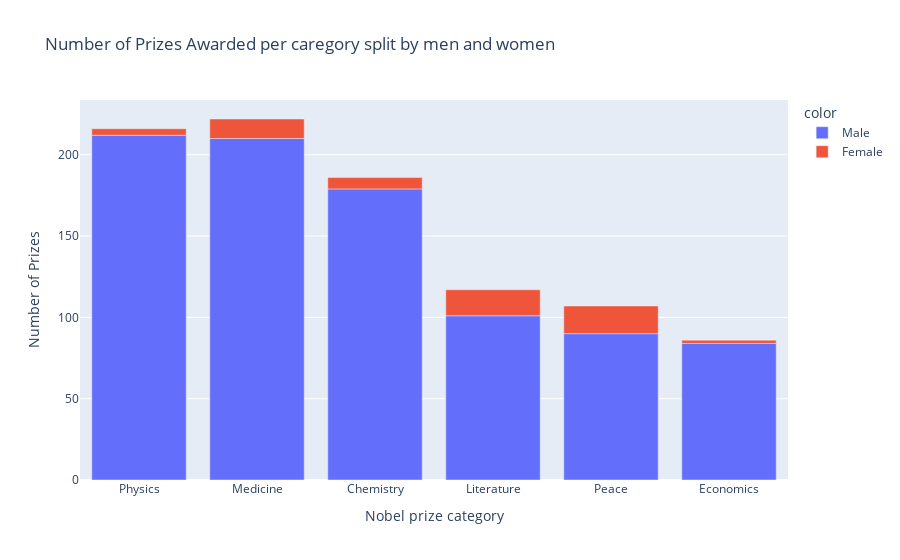

The cell this chart's notebook holds for it:
### Markdown cell above
# Male and Female Winners by Category

**Challenge**: Create a [plotly bar chart](https://plotly.com/python/bar-charts/) that shows the split between men and women by category. 
* Hover over the bar chart. How many prizes went to women in Literature compared to Physics?

<img src=https://i.imgur.com/od8TfOp.png width=650>

### Code cell
vbar_split=px.bar(x=cat_men_women.category,
                  y=cat_men_women.prize,
                  color=cat_men_women.sex,
                  title="Number of Prizes Awarded per caregory split by men and women")
vbar_split.update_layout(xaxis_title="Nobel prize category",
                         yaxis_title="Number of Prizes")
vbar_split.show()

### Figure 1 — Plotly figure (JSON) as saved in the notebook; plotly's stock layout.template omitted (floating-point values rounded to 4 significant figures)
{"data": [{"alignmentgroup": "True", "hovertemplate": "color=Male<br>x=%{x}<br>y=%{y}<extra></extra>", "legendgroup": "Male", "marker": {"color": "#636efa", "pattern": {"shape": ""}}, "name": "Male", "offsetgroup": "Male", "orientation": "v", "showlegend": true, "textposition": "auto", "type": "bar", "x": ["Physics", "Medicine", "Chemistry", "Literature", "Peace", "Economics"], "xaxis": "x", "y": [212, 210, 179, 101, 90, 84], "yaxis": "y"}, {"alignmentgroup": "True", "hovertemplate": "color=Female<br>x=%{x}<br>y=%{y}<extra></extra>", "legendgroup": "Female", "marker": {"color": "#EF553B", "pattern": {"shape": ""}}, "name": "Female", "offsetgroup": "Female", "orientation": "v", "showlegend": true, "textposition": "auto", "type": "bar", "x": ["Peace", "Literature", "Medicine", "Chemistry", "Physics", "Economics"], "xaxis": "x", "y": [17, 16, 12, 7, 4, 2], "yaxis": "y"}], "layout": {"barmode": "relative", "legend": {"title": {"text": "color"}, "tracegroupgap": 0}, "title": {"text": "Number of Prizes Awarded per caregory split by men and women"}, "xaxis": {"anchor": "y", "domain": [0, 1], "title": {"text": "Nobel prize category"}}, "yaxis": {"anchor": "x", "domain": [0, 1], "title": {"text": "Number of Prizes"}}}}
